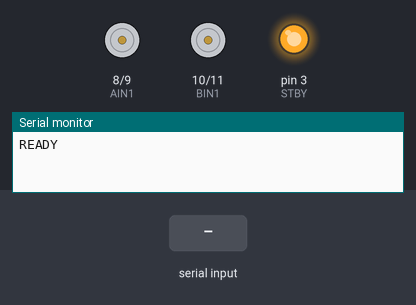
The sketch below on a simulated Arduino Uno, built with avr-gcc and run on an emulated ATmega328P. Parts: motor-driver pin pairs drawn as motors (green arrow = first pin HIGH = forward, orange = second pin HIGH = backward, longer = more drive, scaled by the enable pin, stopped while the standby pin is LOW), output pins drawn as LEDs (lit = HIGH), the last lines printed to the serial monitor. Inputs (shaded band) come from the test bench.

Above: at 1.2 s.
1.3 s: "X:90 Y:45\n" received over the second serial link
At 2.4 s:
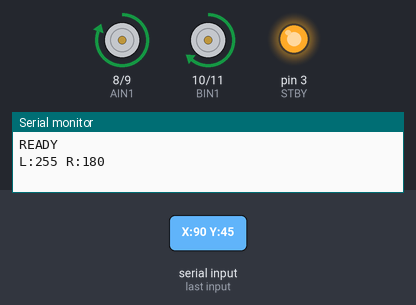
Timing chart, 0 to 4.3 s (numbered marks = the images above; inputs shaded):
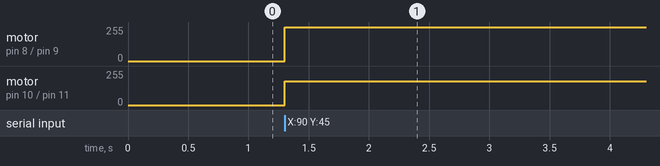

The sketch:

sketch_jun06a.ino
```cpp
#include <SoftwareSerial.h>

#define PWMA 5
#define AIN1 8
#define AIN2 9

#define PWMB 6
#define BIN1 10
#define BIN2 11

#define STBY 3

SoftwareSerial bt(7, 12);  // RX, TX

void setup() {
  Serial.begin(9600);
  bt.begin(9600);

  pinMode(PWMA, OUTPUT);
  pinMode(AIN1, OUTPUT);
  pinMode(AIN2, OUTPUT);

  pinMode(PWMB, OUTPUT);
  pinMode(BIN1, OUTPUT);
  pinMode(BIN2, OUTPUT);

  pinMode(STBY, OUTPUT);
  digitalWrite(STBY, HIGH);

  Serial.println("READY");
}

void drive(int x, int y) {
  // convert joystick to -255 -> 255
  int forward = map(y, 0, 255, 255, 255);
  int turn    = map(x, 0, 255, 255, -255);

  // deadzone
  if (abs(forward) < 20) forward = 0;
  if (abs(turn) < 20) turn = 0;

  // differential drive mixing
  int leftSpeed  = forward + turn;
  int rightSpeed = forward - turn;

  // limit values
  leftSpeed  = constrain(leftSpeed, -255, 255);
  rightSpeed = constrain(rightSpeed, -255, 255);
  // left motor
  if (leftSpeed > 0) {
    digitalWrite(AIN1, HIGH);
    digitalWrite(AIN2, LOW);
  } else if (leftSpeed < 0) {
    digitalWrite(AIN1, LOW);
    digitalWrite(AIN2, HIGH);
  } else {
    digitalWrite(AIN1, LOW);
    digitalWrite(AIN2, LOW);
  }

  // right motor
  if (rightSpeed > 0) {
    digitalWrite(BIN1, HIGH);
    digitalWrite(BIN2, LOW);
  } else if (rightSpeed < 0) {
    digitalWrite(BIN1, LOW);
    digitalWrite(BIN2, HIGH);
  } else {
    digitalWrite(BIN1, LOW);
    digitalWrite(BIN2, LOW);
  }

  // speed control
  analogWrite(PWMA, abs(leftSpeed));
  analogWrite(PWMB, abs(rightSpeed));

  // debug
  Serial.print("L:");
  Serial.print(leftSpeed);
  Serial.print(" R:");
  Serial.println(rightSpeed);
}

void loop() {
  if (bt.available()) {
    String data = bt.readStringUntil('\n');

    int x, y;
    if (sscanf(data.c_str(), "X:%d Y:%d", &x, &y) == 2) {
      drive(x, y);
    }
  }
}
```

Measured:
- after the input at 1.3 s, motor on pin 8 (AIN1) / pin 9 (AIN2): stopped → forward 255/255 at once; motor on pin 10 (BIN1) / pin 11 (BIN2): stopped → forward 180/255 at once
